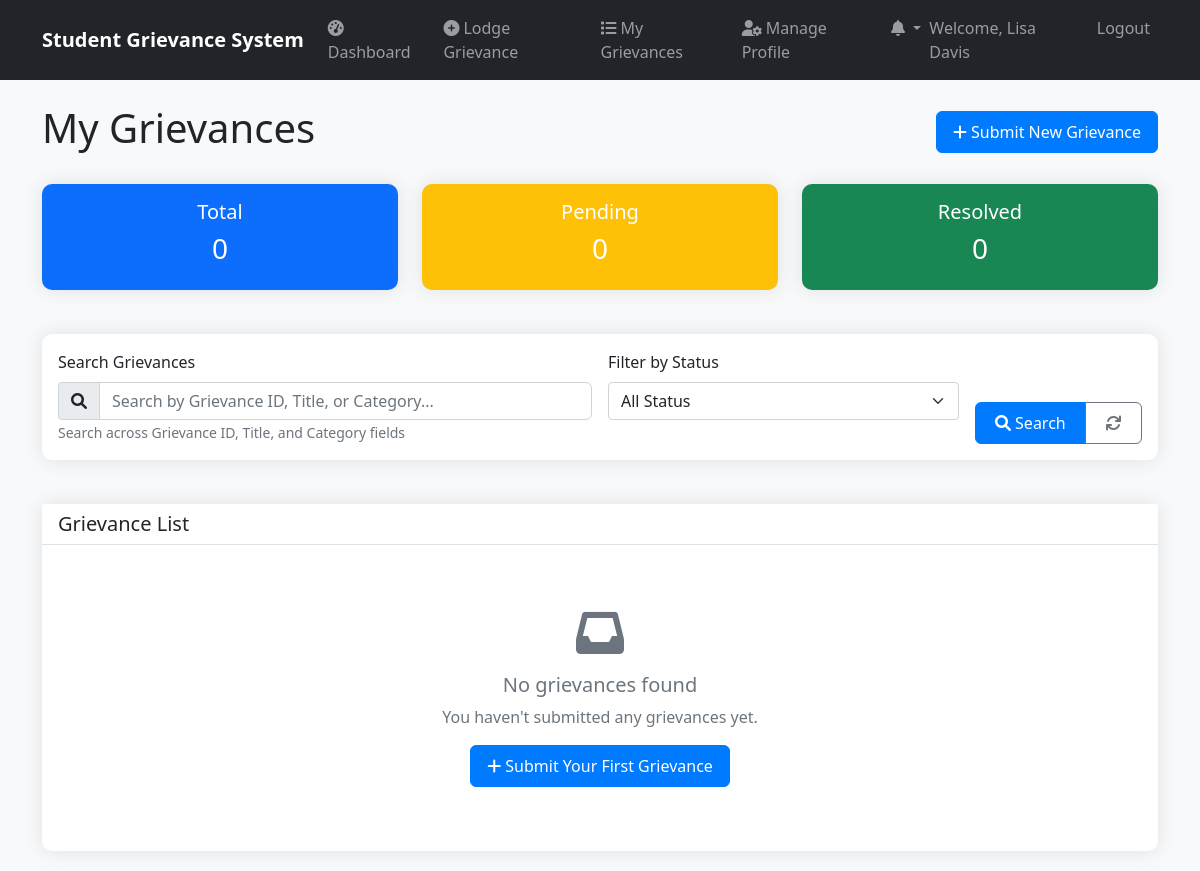
Page /api/students/grievances/ (signed in) on the earlier database version.
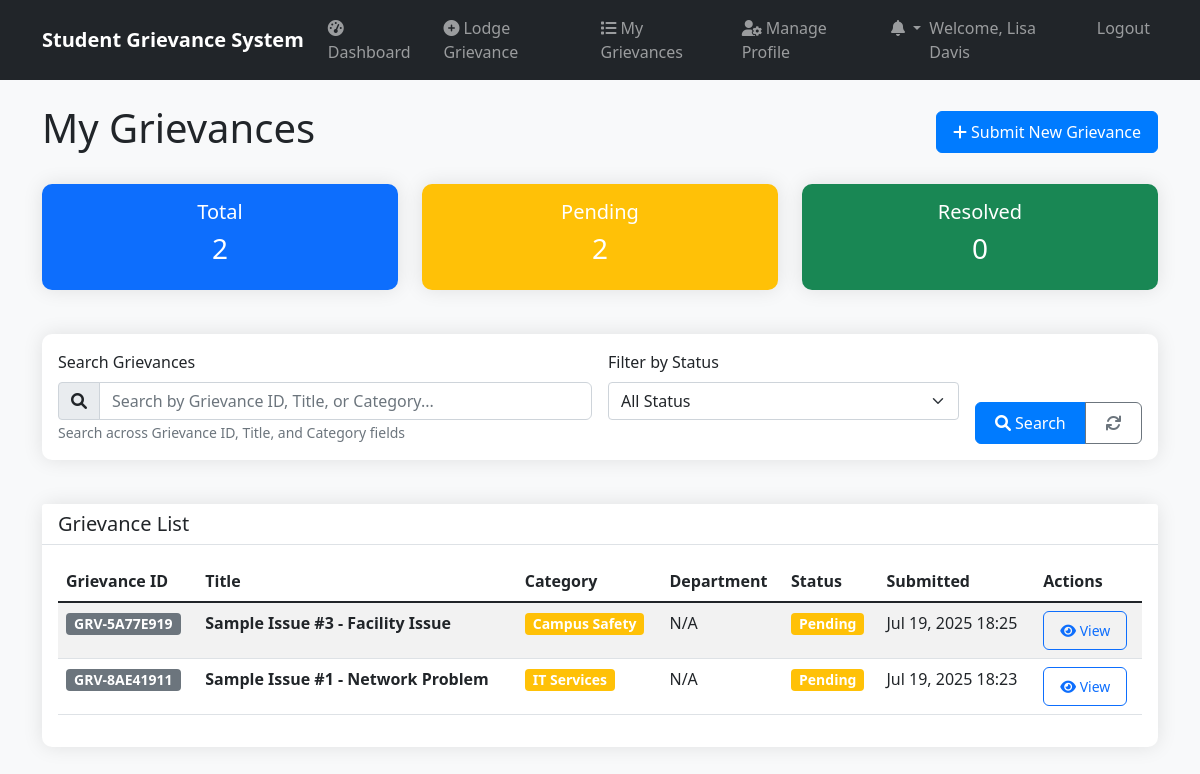
Same page on the later database version.
### apps/grievances/models.py (models this page shows, shortened)
class Grievance(models.Model):
    STATUS_CHOICES = [
        ('pending', 'Pending'),
        ('resolved', 'Resolved'),
        ('rejected', 'Rejected'),
    ]
    PRIORITY_CHOICES = [
        ('low', 'Low'),
        ('medium', 'Medium'),
        ('high', 'High'),
        ('urgent', 'Urgent'),
    ]
    id = models.UUIDField(primary_key=True, default=uuid.uuid4, editable=False)
    student = models.ForeignKey(StudentProfile, on_delete=models.CASCADE, related_name='grievances')
    title = models.CharField(max_length=200)
    description = models.TextField()
    category = models.ForeignKey(Category, on_delete=models.CASCADE, related_name='grievances')
    department = models.CharField(max_length=100, blank=True, null=True, help_text="Department related to grievance")
    status = models.CharField(max_length=20, choices=STATUS_CHOICES, default='pending')
    priority = models.CharField(max_length=20, choices=PRIORITY_CHOICES, default='medium')
    assigned_to = models.ForeignKey(AdminProfile, on_delete=models.SET_NULL, null=True, blank=True, related_name='assigned_grievances')
    is_anonymous = models.BooleanField(default=False)
    expected_resolution_date = models.DateTimeField(null=True, blank=True)
    actual_resolution_date = models.DateTimeField(null=True, blank=True)
    submitted_at = models.DateTimeField(auto_now_add=True)
    updated_at = models.DateTimeField(auto_now=True)
    class Meta:
        ordering = ['-submitted_at']
        indexes = [
            models.Index(fields=['status', 'submitted_at']),
            models.Index(fields=['student', 'status']),
            models.Index(fields=['assigned_to', 'status']),
        ]
    @property
    def grievance_id(self):
        return f"GRV-{str(self.id)[:8].upper()}"

class Category(models.Model):
    CATEGORY_TYPES = [
        ('academic', 'Academic'),
        ('non_academic', 'Non-Academic'),
    ]
    id = models.UUIDField(primary_key=True, default=uuid.uuid4, editable=False)
    name = models.CharField(max_length=100)
    description = models.TextField(blank=True, null=True)
    category_type = models.CharField(max_length=20, choices=CATEGORY_TYPES)
    default_admin = models.ForeignKey(AdminProfile, on_delete=models.SET_NULL, null=True, blank=True, related_name='default_categories')
    keywords = models.TextField(blank=True, null=True, help_text="Keywords for auto-assignment (comma-separated)")
    is_active = models.BooleanField(default=True)
    created_at = models.DateTimeField(auto_now_add=True)
    updated_at = models.DateTimeField(auto_now=True)
    class Meta:
        verbose_name_plural = "Categories"
        ordering = ['category_type', 'name']

### apps/students/views.py (the view, shortened to what this page needs)
# urls.py: path('grievances/', views.student_grievances_view, name='grievances'),
@login_required
def student_grievances_view(request):
    if not request.user.is_student:
        return redirect('admin_panel:dashboard')
    try:
        student_profile = request.user.student_profile
    except StudentProfile.DoesNotExist:
        messages.error(request, 'Student profile not found')
        return redirect('authentication:login')
    all_grievances = Grievance.objects.filter(student=student_profile)
    grievances = all_grievances.order_by('-submitted_at')
    search_query = request.GET.get('search', '').strip()
    status_filter = request.GET.get('status')
    if status_filter:
        grievances = grievances.filter(status=status_filter)
    paginator = Paginator(grievances, 10)  # Show 10 grievances per page
    page_number = request.GET.get('page')
    page_obj = paginator.get_page(page_number)
    context = {
        'student_profile': student_profile,
        'page_obj': page_obj,
        'status_filter': status_filter,
        'search_query': search_query,
        'total_grievances': all_grievances.count(),
        'pending_grievances': all_grievances.filter(status='pending').count(),
        'resolved_grievances': all_grievances.filter(status='resolved').count(),
        'filtered_count': grievances.count() if search_query or status_filter else all_grievances.count(),
    }
    return render(request, 'students/grievances.html', context)

### apps/authentication/models.py (called while the page is built)
    def get_display_name(self):
        if hasattr(self, 'student_profile') and self.student_profile.name:
            return self.student_profile.name
        return self.email

    @property
    def is_student(self):
        return self.role == 'student'

    @property
    def is_admin(self):
        return self.role in ['admin', 'superadmin', 'officer']

### apps/students/context_processors.py (called while the page is built)
def student_notifications(request):
    if request.user.is_authenticated and request.user.is_student:
        notifications = get_student_notifications(request.user)
        return {
            'student_notifications': notifications,
            'notifications_count': len(notifications)
        }
    return {
        'student_notifications': [],
        'notifications_count': 0
    }

### templates/students/grievances.html (shortened to what the changed rows need)
{% extends 'base.html' %}
{% load static %}
{% block content %}
<div class="row">
    <div class="col-12">
        <div class="d-flex justify-content-between align-items-center mb-4">
            <h1>My Grievances</h1>
        </div>
    </div>
</div>
<div class="row mb-4">
    <div class="col-md-4">
        <div class="card bg-primary text-white">
            <div class="card-body text-center">
                <h5 class="card-title">Total</h5>
                <h3>{{ total_grievances }}</h3>
            </div>
        </div>
    </div>
    <div class="col-md-4">
        <div class="card bg-warning text-white">
            <div class="card-body text-center">
                <h5 class="card-title">Pending</h5>
                <h3>{{ pending_grievances }}</h3>
            </div>
        </div>
    </div>
</div>
<div class="card">
    <div class="card-body">
        {% if page_obj.object_list %}
            <div class="table-responsive">
                <table class="table table-striped table-hover">
                    <thead>
                        <tr>
                            <th>Grievance ID</th>
                            <th>Title</th>
                            <th>Category</th>
                            <th>Department</th>
                            <th>Status</th>
                            <th>Submitted</th>
                            <th>Actions</th>
                        </tr>
                    </thead>
                    <tbody>
                        {% for grievance in page_obj.object_list %}
                        <tr>
                            <td>
                                <span class="badge bg-secondary">{{ grievance.grievance_id }}</span>
                            </td>
                            <td>
                                <div class="fw-bold">{{ grievance.title|truncatechars:50 }}</div>
                            </td>
                            <td>
                                <span class="badge bg-{% if grievance.category.category_type == 'academic' %}info{% else %}warning{% endif %}">
                                    {{ grievance.category.name }}
                                </span>
                            </td>
                            <td>{{ grievance.department|default:"N/A" }}</td>
                            <td>
                                <span class="badge bg-{% if grievance.status == 'pending' %}warning{% elif grievance.status == 'resolved' %}success{% else %}danger{% endif %}">
                                    {{ grievance.get_status_display }}
                                </span>
                            </td>
                            <td>{{ grievance.submitted_at|date:"M d, Y H:i" }}</td>
                            <td>
                                <a href="{% url 'students:grievance_detail' grievance.id %}" class="btn btn-sm btn-outline-primary">
                                    <i class="fas fa-eye"></i> View
                                </a>
                            </td>
                        </tr>
                        {% endfor %}
                    </tbody>
                </table>
            </div>
        {% else %}
            <div class="text-center py-5">
                <i class="fas fa-{% if search_query or status_filter %}search{% else %}inbox{% endif %} fa-3x text-muted mb-3"></i>
                <h5 class="text-muted">No grievances found</h5>
                <p class="text-muted">
                    {% if search_query %}
                        No grievances matching "<strong>{{ search_query }}</strong>" were found.
                        {% if status_filter %}with "{{ status_filter }}" status{% endif %}
                        <br>
                        <a href="{% url 'students:grievances' %}" class="text-decoration-none">Clear search and view all grievances</a>
                    {% elif status_filter %}
                        No grievances with "<strong>{{ status_filter }}</strong>" status found.
                        <br>
                        <a href="{% url 'students:grievances' %}" class="text-decoration-none">View all grievances</a>
                    {% else %}
                        You haven't submitted any grievances yet.
                    {% endif %}
                </p>
                {% if not search_query and not status_filter %}
                <a href="{% url 'grievances_web:submit_grievance' %}" class="btn btn-primary">
                    <i class="fas fa-plus"></i> Submit Your First Grievance
                </a>
                {% endif %}
            </div>
        {% endif %}
    </div>
</div>
{% endblock %}

Differences in the rows shown:
added Grievance: grievance_id "GRV-5A77E919", title "Sample Issue #3 - Facility Issue", category.name "Campus Safety", department "N/A", status "Pending", submitted_at "Jul 19, 2025 18:25"
added Grievance: grievance_id "GRV-8AE41911", title "Sample Issue #1 - Network Problem", category.name "IT Services", department "N/A", status "Pending", submitted_at "Jul 19, 2025 18:23"
Other differences:
{{ total_grievances }}: "0" → "2"
{{ pending_grievances }}: "0" → "2"
text no longer shown: "No grievances found You haven't submitted any grievances yet. Submit Your First Grievance"
text now shown: "Grievance ID Title Category Department Status Submitted Actions"
